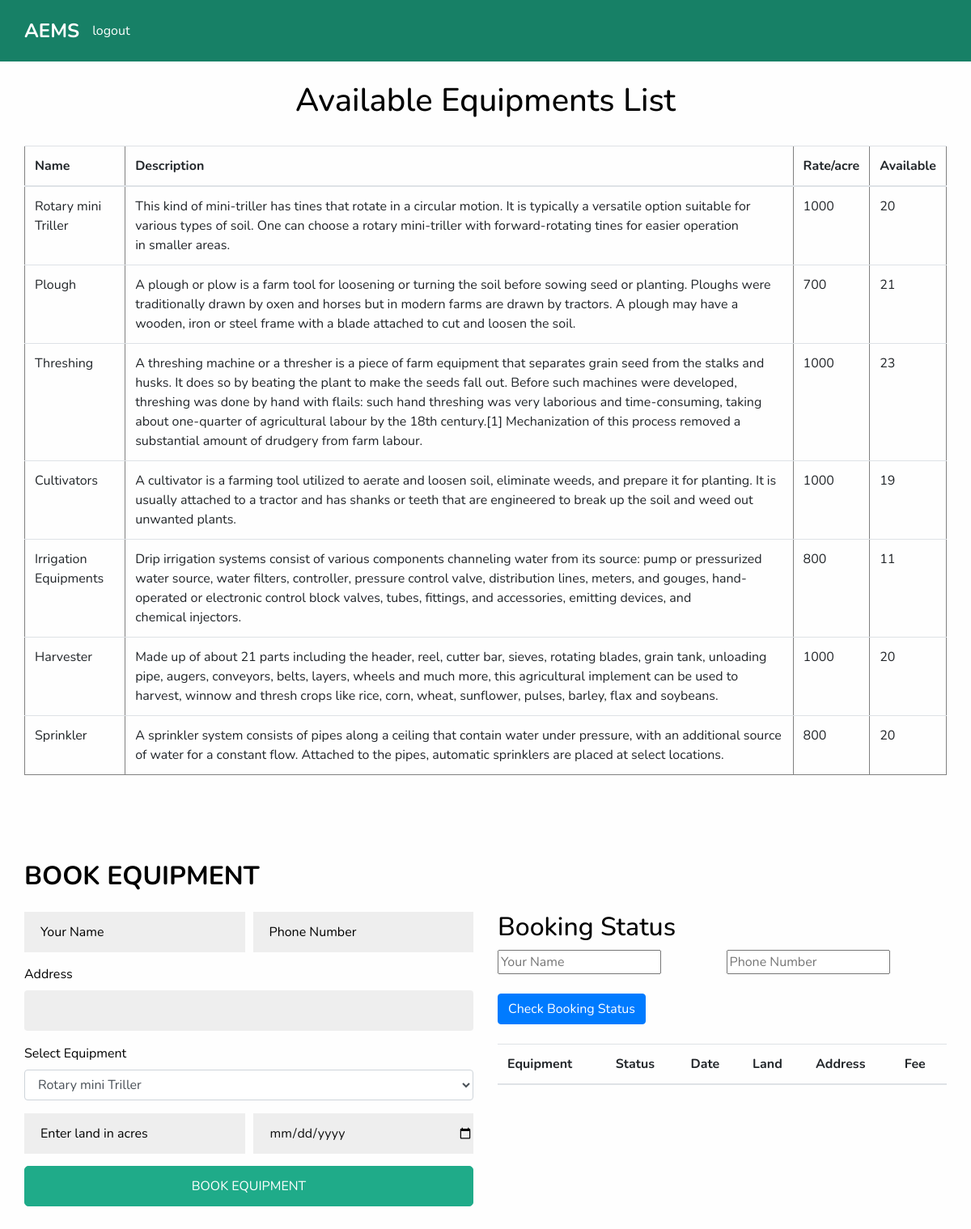
/user, run on the app's committed database.
### user/models.py (models this page shows, shortened)
class Equipment(models.Model):
    id = models.AutoField(primary_key=True)
    name = models.CharField(max_length=100)
    description = models.TextField(max_length=1000)
    rate = models.IntegerField()
    number = models.IntegerField()

### user/views.py (the view)
# urls.py: path('user',views.user,name='user'),
def user(request):
    eqp=Equipment.objects.all()
    return render(request, 'user.html', {'eqp': eqp})

### user/templates/user.html (shortened to what this page needs)
<!DOCTYPE html>
<html>
{% load static %}
<head>
  <link rel="stylesheet" type="text/css" href="{% static 'css/bootstrap.css' %}" />
  <link href="{% static 'css/style.css' %}" rel="stylesheet" />
  <link href="{% static 'css/responsive.css' %}" rel="stylesheet" />
</head>
<body class="sub_page">
  <div class="hero_area">
    <header class="header_section">
      <div class="container">
        <nav class="navbar navbar-expand-lg custom_nav-container ">
          <a class="navbar-brand" href="{% url 'index' %}">
            <span>
              AEMS
            </span>
          </a>
          <a href="{% url 'signout' %}" style="color: white;text-decoration: none;">logout</a>
        </nav>
      </div>
    </header>
  </div>
  <br>
  <h1 style="text-align: center;">Available Equipments List</h1>
  <br>
  <div class="container">
    <div class="row justify-content-center">
      <div class="col-md-12">
        <table border="1" class="table">
          <thead>
            <tr>
              <th>Name</th>
              <th>Description</th>
              <th>Rate/acre</th>
              <th>Available</th>
            </tr>
          </thead>
          <tbody>
            {% for equipment in eqp %}
            <tr>
              <td>{{ equipment.name }}</td>
              <td>{{ equipment.description }}</td>
              <td>{{ equipment.rate }}</td>
              <td>{{ equipment.number }}</td>
            </tr>
            {% endfor %}
          </tbody>
        </table>
      </div>
    </div>
  </div>
  <section class="contact_section layout_padding">
    <div class="container">
      <div class="heading_container">
        <h2>Book Equipment</h2>
      </div>
      <div class="row">
        <div class="col-md-6">
          <div class="form_container contact-form">
            <form method="post" action="{% url 'book_equipment' %}">
              <div class="form-row">
                <div class="col-lg-6">
                  <input type="text" name="name" placeholder="Your Name" required />
                </div>
                <div class="col-lg-6">
                  <input type="text" name="phone_number" placeholder="Phone Number" required />
                </div>
              </div>
              <div class="form-group">
                <label for="address">Address</label>
                <input type="text" class="form-control" id="address" name="address" required>
              </div>
              <div class="form-group">
                <label for="equipment">Select Equipment</label>
                <select class="form-control" id="equipment" name="equipment" required>
                  {% for i in eqp %}
                  <option value="{{ i.id }}">{{ i.name }}</option>
                  {% endfor %}
                </select>
              </div>
              <div class="form-row">
                <div class="col-lg-6">
                  <input type="number" name="land" placeholder="Enter land in acres" required />
                </div>
                <div class="col-lg-6">
                  <input type="date" name="date" placeholder="Date" required />
                </div>
              </div>
              <button type="submit" class="btn btn-primary">Book Equipment</button>
            </form>
          </div>
        </div>
        <div class="col-md-6">
          <h2>Booking Status</h2>
          <form method="post" action="{% url 'check_status' %}">
            <div class="form-row">
              <div class="col-lg-6">
                <input type="text" name="name" placeholder="Your Name" required />
              </div>
              <div class="col-lg-6">
                <input type="text" name="phone_number" placeholder="Phone Number" required />
              </div>
            </div>
            <br>
            <button type="submit" class="btn btn-primary">Check Booking Status</button>
          </form>
          <br>
          <table class="table table-striped">
            <thead>
              <tr>
                <th>Equipment</th>
                <th>Status</th>
                <th>Date</th>
                <th>Land</th>
                <th>Address</th>
                <th>Fee</th>
              </tr>
            </thead>
          </table>
        </div>
      </div>
    </div>
  </section>
</body>
</html>

### user/static/css/style.css (style rules this page uses)
body { font-family: 'Nunito', sans-serif; color: #000000; background-color: #fefefe; overflow-x: hidden; }
.layout_padding { padding: 90px 0; }
.heading_container { display: -webkit-box; display: -ms-flexbox; display: flex; -webkit-box-orient: vertical; -webkit-box-direction: normal; -ms-flex-direction: column; flex-direction: column; -webkit-box-align: start; -ms-flex-align: start; align-items: flex-start; }
.heading_container h2 { position: relative; font-weight: bold; margin-bottom: 0; text-transform: uppercase; }
a, a:hover, a:focus { text-decoration: none; }
.btn, .btn:focus { outline: none !important; -webkit-box-shadow: none; box-shadow: none; }
.hero_area { position: relative; min-height: 100vh; display: -webkit-box; display: -ms-flexbox; display: flex; -webkit-box-orient: vertical; -webkit-box-direction: normal; -ms-flex-direction: column; flex-direction: column; }
.sub_page .hero_area { min-height: auto; background-color: #178066; }
.header_section { padding: 15px 0; }
.navbar-brand span { font-weight: bold; font-size: 24px; color: #ffffff; text-transform: uppercase; }
.custom_nav-container { padding: 0; }
.contact_section { position: relative; }
.contact_section .heading_container { margin-bottom: 25px; }
.contact_section .heading_container h2 { text-transform: uppercase; }
.contact_section .form_container input { width: 100%; border: none; height: 50px; margin-bottom: 15px; padding-left: 20px; outline: none; color: #101010; background: #eeeeee; }
.contact_section .form_container input::placeholder { color: #000000; }
.contact_section .form_container button { width: 100%; border: none; text-transform: uppercase; display: inline-block; padding: 12px 55px; background-color: #1fab89; color: #ffffff; border-radius: 5px; -webkit-transition: all 0.3s; transition: all 0.3s; border: 1px solid #1fab89; }

### user/static/css/responsive.css (style rules this page uses)
@media (min-width: 1200px) { .container { max-width: 1170px; } }

### data on the page
Equipment: name "Rotary mini Triller", description "This kind of mini-triller has tines that rotate in a circular motion. It is typically a versatile option suitable for various types of soil. One can choose a rotary mini-triller with forward-rotating tines for easier operation in smaller areas.", rate "1000", number "20"
Equipment: name "Plough", description "A plough or plow is a farm tool for loosening or turning the soil before sowing seed or planting. Ploughs were traditionally drawn by oxen and horses but in modern farms are drawn by tractors. A plough may have a wooden, iron or steel frame with a blade attached to cut and loosen the soil.", rate "700", number "21"
Equipment: name "Threshing", description "A threshing machine or a thresher is a piece of farm equipment that separates grain seed from the stalks and husks. It does so by beating the plant to make the seeds fall out. Before such machines were developed, threshing was done by hand with flails: such hand threshing was very laborious and time-consuming, taking about one-quarter of agricultural labour by the 18th century.[1] Mechanization of this process removed a substantial amount of drudgery from farm labour.", rate "1000", number "23"
Equipment: name "Cultivators", description "A cultivator is a farming tool utilized to aerate and loosen soil, eliminate weeds, and prepare it for planting. It is usually attached to a tractor and has shanks or teeth that are engineered to break up the soil and weed out unwanted plants.", rate "1000", number "19"
Equipment: name "Irrigation Equipments", description "Drip irrigation systems consist of various components channeling water from its source: pump or pressurized water source, water filters, controller, pressure control valve, distribution lines, meters, and gouges, hand-operated or electronic control block valves, tubes, fittings, and accessories, emitting devices, and chemical injectors.", rate "800", number "11"
Equipment: name "Harvester", description "Made up of about 21 parts including the header, reel, cutter bar, sieves, rotating blades, grain tank, unloading pipe, augers, conveyors, belts, layers, wheels and much more, this agricultural implement can be used to harvest, winnow and thresh crops like rice, corn, wheat, sunflower, pulses, barley, flax and soybeans.", rate "1000", number "20"
Equipment: name "Sprinkler", description "A sprinkler system consists of pipes along a ceiling that contain water under pressure, with an additional source of water for a constant flow. Attached to the pipes, automatic sprinklers are placed at select locations.", rate "800", number "20"

### other printed values
form field equipment "Rotary mini Triller"
